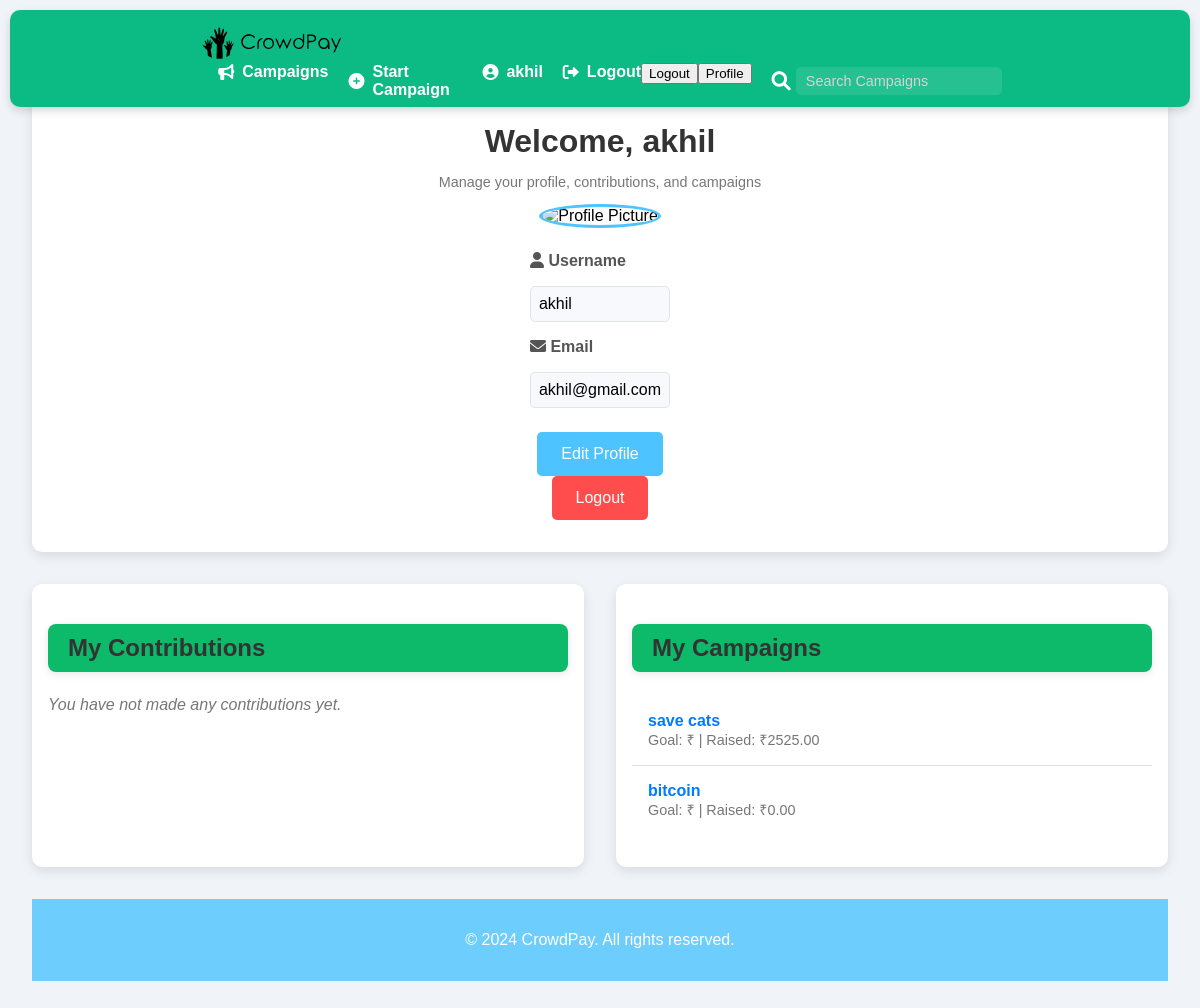
Page /profile/ (signed in) on the committed database.
### mainapp/models.py (models this page shows, shortened)
class Campaign(models.Model):
    title = models.CharField(max_length=255)
    description = models.TextField()
    goal = models.DecimalField(max_digits=10, decimal_places=2, help_text="Enter amount in rupees")
    raised_amount = models.DecimalField(max_digits=10, decimal_places=2, default=0)
    image = models.ImageField(upload_to='campaign_images/')
    created_at = models.DateTimeField(auto_now_add=True)
    user = models.ForeignKey(User, on_delete=models.CASCADE)
    approved = models.BooleanField(default=False)  # Admin approval field

### mainapp/views.py (the view)
# urls.py: path('profile/', profile_view, name='profile'),
@login_required
def profile_view(request):
    user = request.user
    campaigns = Campaign.objects.filter(user=user)
    contributions = user.payments.all()  # Corrected way to access user's payments
    return render(request, 'profile.html', {
        'user': user,
        'campaigns': campaigns,
        'contributions': contributions
    })

### template/profile.html (shortened to what this page needs)
{% extends 'base.html' %}
{% load static %}
{% block content %}
<link rel="stylesheet" href="https://cdnjs.cloudflare.com/ajax/libs/font-awesome/6.0.0-beta3/css/all.min.css">
<div class="profile-page">
    <div class="profile-card">
        <div class="profile-header">
            <h2>Welcome, {{ user.username }}</h2>
            <p class="subtext">Manage your profile, contributions, and campaigns</p>
        </div>
        <div class="profile-content">
            <div class="profile-picture">
                <img src="{{ user.profile.image.url }}" alt="Profile Picture">
            </div>
            <div class="profile-details">
                <div class="detail-box">
                    <label><i class="fas fa-user"></i> Username</label>
                    <p>{{ user.username }}</p>
                </div>
                <div class="detail-box">
                    <label><i class="fas fa-envelope"></i> Email</label>
                    <p>{{ user.email }}</p>
                </div>
                <div class="profile-actions">
                    <a href="{% url 'edit_profile' %}" class="button edit-btn">Edit Profile</a>
                    <form method="post" action="{% url 'logout' %}" class="logout-form">
                        <button type="submit" class="button logout-btn">Logout</button>
                    </form>
                </div>
            </div>
        </div>
    </div>
    <div class="columns">
        <div class="contributions-box">
            <h3 class="section-header">My Contributions</h3>
            {% if contributions %}
                <ul class="item-list">
                    {% for contribution in contributions %}
                        <li class="item">
                            <strong>Campaign:</strong> {{ contribution.campaign.title }}<br>
                            <strong>Amount:</strong> ₹{{ contribution.amount }}<br>
                            <span class="date">Contributed on {{ contribution.timestamp|date:"M d, Y" }}</span>
                        </li>
                    {% endfor %}
                </ul>
            {% else %}
                <p class="empty-state">You have not made any contributions yet.</p>
            {% endif %}
        </div>
        <div class="campaigns-box">
            <h3 class="section-header">My Campaigns</h3>
            {% if campaigns %}
                <ul class="item-list">
                    {% for campaign in campaigns %}
                        <li class="item">
                            <a href="{% url 'campaign_detail' campaign.id %}" class="campaign-link">{{ campaign.title }}</a><br>
                            <span class="campaign-info">Goal: ₹{{ campaign.goal_amount }} | Raised: ₹{{ campaign.raised_amount }}</span>
                        </li>
                    {% endfor %}
                </ul>
            {% else %}
                <p class="empty-state">You have not created any campaigns yet.</p>
            {% endif %}
        </div>
    </div>
</div>
{% endblock %}

### template/base.html (shortened to what this page needs)
{% load static %}
<!DOCTYPE html>
<html lang="en">
<head>
    <link rel="stylesheet" href="{% static 'css/styles.css' %}">
    <link rel="stylesheet" href="https://cdnjs.cloudflare.com/ajax/libs/font-awesome/6.0.0-beta3/css/all.min.css">
</head>
<body>
    <header>
        <div class="container">
            <a href="{% url 'home' %}" class="logo">
                <img src="{% static 'images/logo.svg' %}" alt="CrowdPay Logo" height="45">
            </a>
            {% if request.resolver_match.url_name != 'login' %}
            <nav>
                <ul>
                    <li><a href="{% url 'campaign_list' %}"><i class="fas fa-bullhorn"></i> Campaigns</a></li>
                    <li><a href="{% url 'create_campaign' %}"><i class="fas fa-plus-circle"></i> Start Campaign</a></li>
                    {% if user.is_authenticated %}
                        <li><a href="{% url 'profile' %}"><i class="fas fa-user-circle"></i> {{ user.username }}</a></li>
                        <li><a href="{% url 'logout' %}"><i class="fas fa-sign-out-alt"></i> Logout</a></li>
                        <form action="{% url 'logout' %}" method="post">
                            <button type="submit" class="profile-button logout-button">Logout</button>
                        </form>
                        <form action="{% url 'profile' %}" method="get">
                            <button type="submit" class="profile-button">Profile</button>
                            </form>
                    {% else %}
                        <li><a href="{% url 'login' %}"><i class="fas fa-sign-in-alt"></i> Login</a></li>
                        <li><a href="{% url 'signup' %}"><i class="fas fa-user-plus"></i> Sign Up</a></li>
                    {% endif %}
                </ul>
                <div class="search-container">
                    <i class="fas fa-search search-icon"></i>
                    <input type="text" placeholder="Search Campaigns">
                </div>
            </nav>
            {% endif %}
        </div>
    </header>
    <main>
        {% block content %}{% endblock %}
    </main>
    {% if request.resolver_match.url_name != 'login' %}
    <footer>
        <div class="container">
            <p>&copy; 2024 CrowdPay. All rights reserved.</p>
        </div>
    </footer>
    {% endif %}
</body>
</html>

### static/css/styles.css (style rules this page uses)
body { font-family: 'Montserrat', sans-serif; margin: 0; padding: 0; background-image: url("/static/images/blue.jpg"); background-size: cover; background-position: center; background-repeat: no-repeat; display: flex; flex-direction: column; height: 100%; }
.section-header { background-color: #0cba69; border-radius: 8px; box-shadow: 0 2px 8px rgba(0, 0, 0, 0.1); padding: 10px 20px; margin-bottom: 10px; }
.container { width: 70%; max-width: 1400px; margin: 0 auto; padding: 0 20px; }
header { background-color: #0cba83; color: #FFFFFF; padding: 0.5em 1em; display: flex; justify-content: space-between; align-items: center; position: fixed; left: 10px; right: 10px; top: 10px; border-radius: 10px; z-index: 70; box-shadow: 0 4px 8px rgba(0, 0, 0, 0.15); }
header .logo { display: flex; align-items: center; margin-right: auto; }
header .logo img { height: 45px; }
nav { margin-left: auto; display: flex; align-items: center; }
nav ul { list-style: none; margin: 0; padding: 0; display: flex; }
nav ul li { margin-left: 20px; position: relative; }
nav ul li a { color: #FFFFFF; text-decoration: none; font-weight: bold; display: flex; align-items: center; transition: color 0.3s, transform 0.2s; }
nav ul li a i { margin-right: 8px; }
.search-container { display: flex; align-items: center; margin-left: 20px; }
.search-icon { color: #FFFFFF; font-size: 1.2em; margin-right: 5px; transition: color 0.3s, transform 0.2s; }
.search-container input[type="text"] { padding: 6px 10px; border: none; border-radius: 5px; outline: none; font-size: 0.9em; background-color: rgba(255, 255, 255, 0.1); color: #FFFFFF; transition: background-color 0.3s, color 0.3s; }
.search-container input[type="text"]::placeholder { color: #D3D3D3; }
main { padding: 2em 0; flex: 1; }
footer { background-color: rgba(77, 195, 255, 0.8); color: white; text-align: center; padding: 1em; }

### template/profile.html (style rules this page uses)
body { background: #f0f4f8; font-family: 'Arial', sans-serif; margin: 0; padding: 2em; display: flex; justify-content: center; }
.profile-page { max-width: 1200px; width: 100%; }
.profile-card { background-color: #ffffff; border-radius: 10px; box-shadow: 0 4px 12px rgba(0, 0, 0, 0.1); padding: 2em; margin-bottom: 2em; text-align: center; }
.profile-header h2 { font-size: 2em; margin-bottom: 0.2em; color: #333; }
.subtext { color: #777; font-size: 0.9em; }
.profile-content { display: flex; flex-direction: column; align-items: center; gap: 1.5em; }
.profile-picture img { width: 150px; height: 150px; border-radius: 50%; border: 3px solid #4dc3ff; object-fit: cover; }
.profile-details .detail-box { text-align: left; margin-bottom: 1em; width: 100%; }
.detail-box label { font-weight: bold; color: #555; display: block; }
.detail-box p { background-color: #f7f9fc; padding: 0.5em; border-radius: 5px; border: 1px solid #e1e4e8; }
.profile-actions { margin-top: 1.5em; }
.button { display: inline-block; padding: 0.8em 1.5em; border-radius: 5px; text-decoration: none; font-size: 1em; transition: background 0.3s; cursor: pointer; }
.edit-btn { background-color: #4dc3ff; color: #fff; border: none; }
.logout-btn { background-color: #ff4d4d; color: #fff; border: none; }
.columns { display: flex; gap: 2em; justify-content: space-between; }
.contributions-box, .campaigns-box { flex: 1; background-color: #fff; border-radius: 10px; box-shadow: 0 4px 12px rgba(0, 0, 0, 0.1); padding: 1em; }
.section-header { font-size: 1.5em; margin-bottom: 1em; color: #333; }
.item-list { list-style-type: none; padding: 0; }
.item { padding: 1em; border-bottom: 1px solid #e0e0e0; }
.item:last-child { border-bottom: none; }
.campaign-link { color: #007bff; font-weight: bold; text-decoration: none; }
.campaign-info { color: #777; font-size: 0.9em; }
.empty-state { color: #777; font-style: italic; }

### rows in the picture
Campaign: title "save cats", raised_amount "2525.00"
Campaign: title "bitcoin", raised_amount "0.00"

### other values in the picture
{{ user.username }} "akhil"
{{ user.email }} "akhil@gmail.com"
